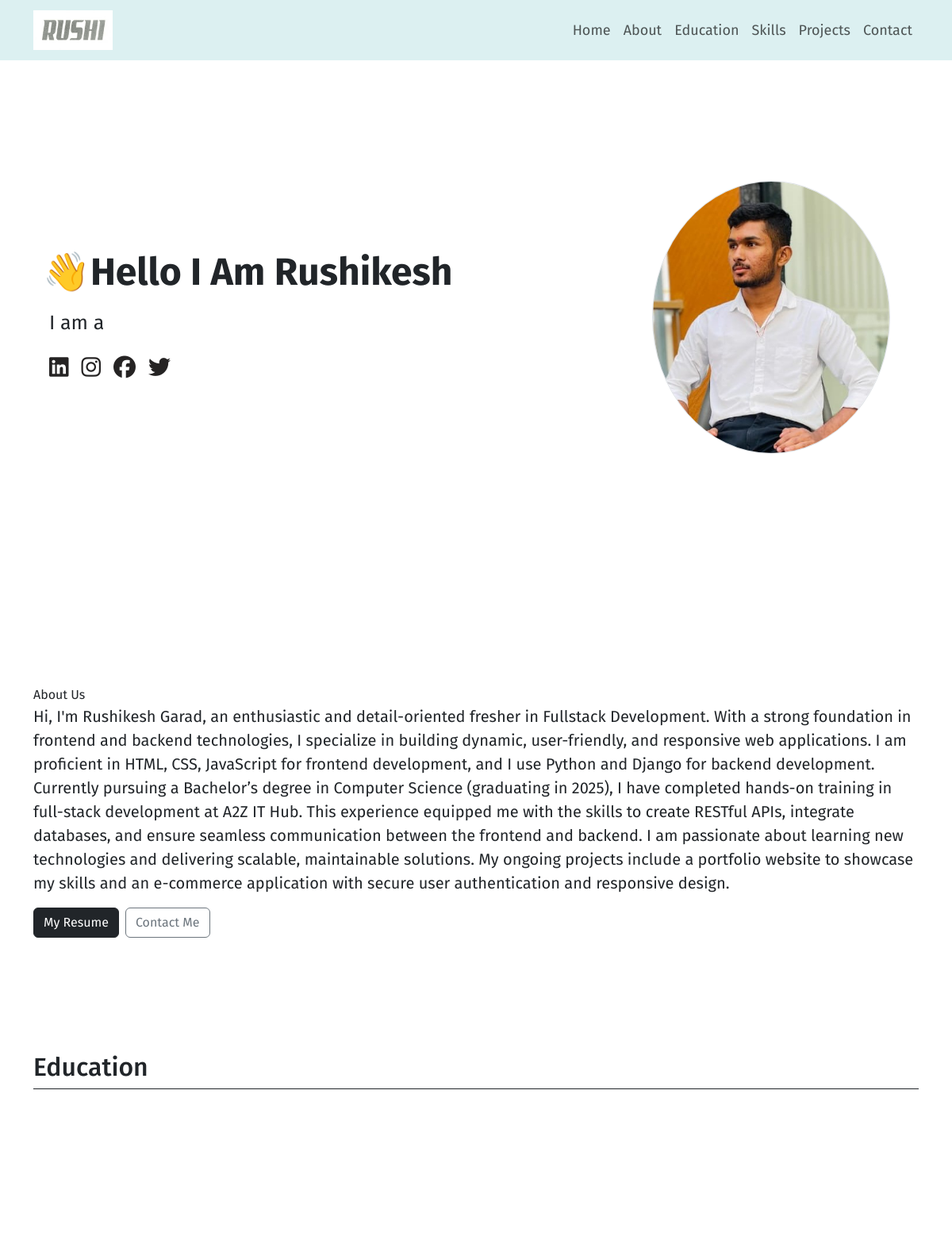
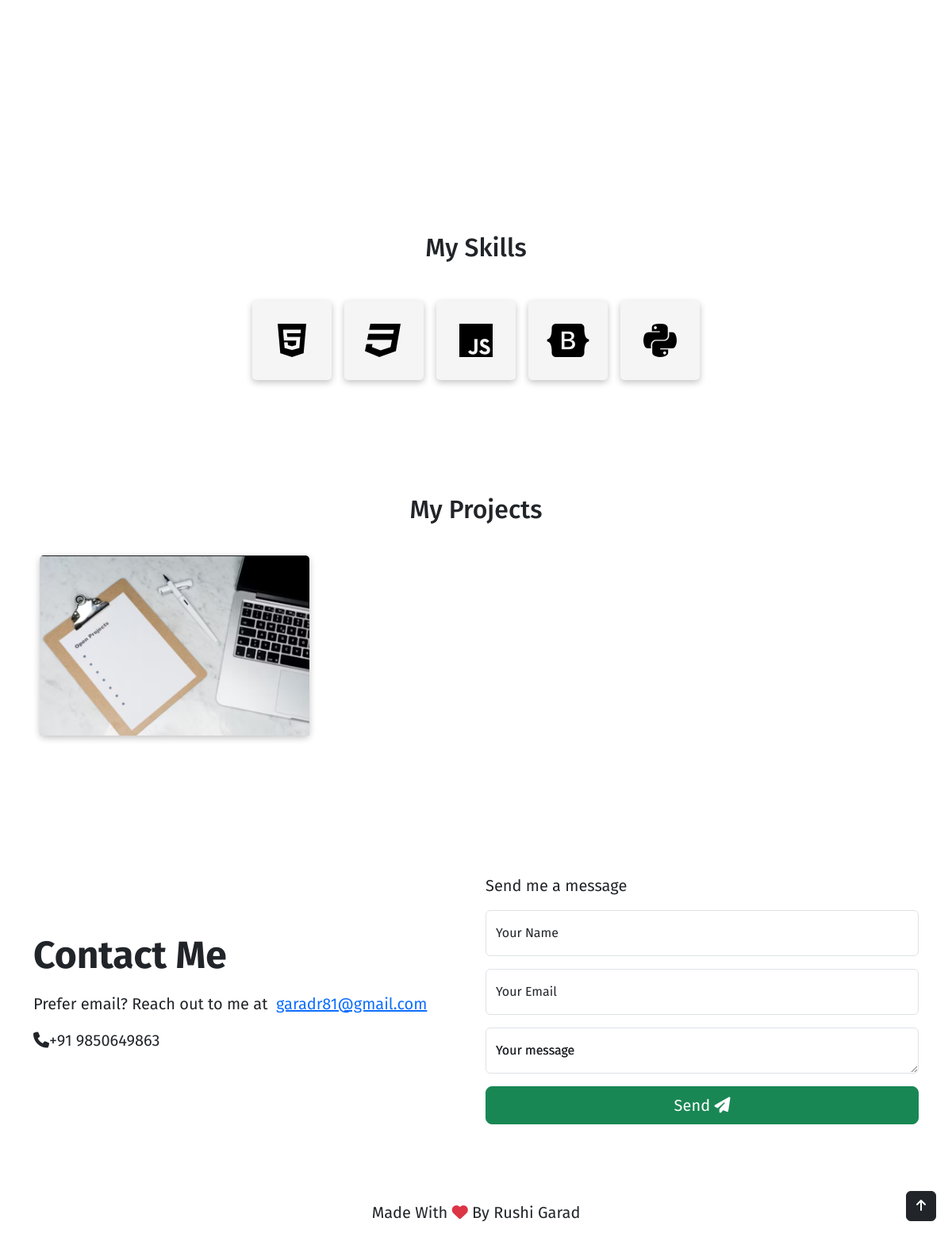
The page / on the database its author committed (2 pictures, top to bottom).
### website/models.py (models this page shows)
class nav_logo(models.Model):
    logo = models.ImageField(upload_to='static/')

class myname(models.Model):
    name = models.CharField(max_length=100)

class social_media(models.Model):
    linkedin = models.CharField(max_length=200)
    instagram = models.CharField(max_length=200)
    facebook = models.CharField(max_length=200)
    twitter = models.CharField(max_length=200)

class profile_photo(models.Model):
    profile = models.ImageField(upload_to='static/')

class about_us(models.Model):
    about_heading = models.CharField(max_length=100)
    about_details = models.TextField()
    my_resume = models.FileField(upload_to='static/')

class education(models.Model):
    degree_name = models.CharField(max_length=100)
    university_name = models.CharField(max_length=100)
    degree_compete_year = models.CharField(max_length=200)

class my_skills(models.Model):
    html = models.FileField(upload_to='static/')
    css = models.FileField(upload_to='static/')
    js = models.FileField(upload_to='static/')
    bootstrap = models.FileField(upload_to='static/')
    python = models.FileField(upload_to='static/')
    django = models.FileField(upload_to='static/')

class projects(models.Model):
    project_image = models.ImageField(upload_to='static/')
    project_name = models.CharField(max_length=200)
    project_detail = models.TextField()
    git_link = models.TextField()

class contact_me(models.Model):
    my_email = models.CharField(max_length=200)
    my_number = models.IntegerField()

### website/views.py (the view)
# urls.py: 2. Add a URL to urlpatterns:  path('', views.home, name='home')
def home(req):
    data = models.nav_logo.objects.all()
    myname = models.myname.objects.all()
    social_media = models.social_media.objects.all()
    profile_photo = models.profile_photo.objects.all()
    about_us = models.about_us.objects.all()
    education = models.education.objects.all()
    my_skills = models.my_skills.objects.all()
    projects = models.projects.objects.all()
    contact_me = models.contact_me.objects.all()
    obj = {'data':data,'myname':myname,'social_media':social_media,'profile_photo':profile_photo,'about_us':about_us,'education':education,'my_skills':my_skills,'projects':projects,'contact_me':contact_me}
    return render(req,'index.html',obj)

### template/index.html (shortened to what this page needs)
<!doctype html>
<html lang="en">
<head>
  <link href="https://cdn.jsdelivr.net/npm/bootstrap@5.3.3/dist/css/bootstrap.min.css" rel="stylesheet">
  <link rel="stylesheet" href="https://cdnjs.cloudflare.com/ajax/libs/font-awesome/6.5.1/css/all.min.css">
  <link rel="stylesheet" href="/static/style.css">
  <link href="https://unpkg.com/aos@2.3.1/dist/aos.css" rel="stylesheet">
</head>
<body>
  <header class="fixed-top" data-aos="fade-down">
    <nav class="navbar navbar-expand-lg">
      <div class="container">
        <a class="navbar-brand" href="#">
            {% for i in data%}
                <img src="/{{i.logo}}" alt="signature" width="100">
            {% endfor %}
        </a>
        <div class="collapse navbar-collapse" id="navbarSupportedContent">
          <ul class="navbar-nav ms-auto mb-2 mb-lg-0">
            <li class="nav-item">
              <a class="nav-link nav-hover" href="#home">Home</a>
            </li>
            <li class="nav-item">
              <a class="nav-link nav-hover" href="#about">About</a>
            </li>
            <li class="nav-item">
              <a class="nav-link nav-hover" href="#education">Education</a>
            </li>
            <li class="nav-item">
              <a class="nav-link nav-hover" href="#skills">Skills</a>
            </li>
            <li class="nav-item">
              <a class="nav-link nav-hover" href="#projects">Projects</a>
            </li>
            <li class="nav-item">
              <a class="nav-link nav-hover" href="#contact">Contact</a>
            </li>
          </ul>
        </div>
      </div>
    </nav>
  </header>
  <main>
    <section id="home">
      <div class="container row flex-wrap-reverse">
        <div class="col-md-8 d-flex flex-column justify-content-center" data-aos="fade-right">
            {% for i in myname%}
                <h1 class="display-5 fw-bold mb-3">👋{{i.name}} </h1>
            {% endfor %}
          <p class="px-2 flex">I am a </p>
          <div class="d-flex gap-3 fs-3 px-2">
            {% for i in social_media%}
              <A href="{{i.linkedin}}" class="list-group-item"><i   class="fa-brands fa-linkedin"></i></a>
              <A href="{{i.instagram}}" class="list-group-item"><i  class="fa-brands fa-instagram"></i></a>
              <a href="{{i.facebook}}" class="list-group-item"><i  class="fa-brands fa-facebook"></i></a>
              <A href="{{i.twitter}}" class="list-group-item"><i class="fa-brands fa-twitter"></i></a>
            {% endfor %}
          </div>
        </div>
        <div class="col-md-4 text-center" data-aos="fade-left">
          {% for i in profile_photo %}
            <img src="/{{i.profile}} " class="img-fluid border rounded-circle" alt="YASH KOLADIYA profile" loading="lazy" width="300">
          {% endfor %}
        </div>
      </div>
      <button class="btn btn-dark" id="scrollBtn">
        <i class="fa-solid fa-arrow-up"></i>
      </button>
    </section>
    <section id="about">
      <div class="container py-5 mb-5">
        {% for i in about_us %}
          <h1 class="display-5 fw-bold text-body-emphasis lh-1 mb-3" data-aos="fade-up"></h1>{{i.about_heading}}
          <p class="fs-5" data-aos="fade-up">{{i.about_details}}</p>
          <div class="d-flex gap-2" data-aos="fade-up">
            <a href="{{i.my_resume}}" class="list-group-item"><button type="button" class="btn btn-dark">My Resume</button>
              <a href="#contact" class="btn btn-outline-secondary ">Contact Me</a>
          </div>
        {% endfor%}
      </div>
    </section>
    <section id="education">
      <div class="container py-5" id="featured-3">
        <h2 class="pb-2 border-bottom border-dark" data-aos="fade-up">Education</h2>
        <div class="row g-4 py-5 row-cols-1 row-cols-lg-3">
          <div class="col p-3">
            {% for i in education %}
              <div class="education p-3 rounded" data-aos="flip-right">
                <i class="fa-solid fa-graduation-cap fs-2 mb-4"></i>
                <h3 class="fs-3">{{i.degree_name}}</h3>
                <p class="fs-5">{{i.university_name}}</p>
                <p>{{i.degree_compete_year}}</p>
              </div>
            {% endfor %}
          </div>
        </div>
      </div>
    </section>
    <section id="skills" class="py-5">
      <h2 class="text-center mb-5" data-aos="fade-up">My Skills</h2>
      <div class="container-fluid d-flex flex-wrap gap-3 align-items-center justify-content-center display-5 my_skill">
        {% for i in my_skills %}
          <a href="{{i.html}}"><i class="fa-brands fa-html5" data-aos="zoom-in"></i></a>
          <a href="{{i.css}}"><i class="fa-brands fa-css3" data-aos="zoom-in"></i></a>
          <a href="{{i.js}}"><i class="fa-brands fa-js" data-aos="zoom-in"></i></a>
          <a href="{{i.bootstrap}}"><i class="fa-brands fa-bootstrap" data-aos="zoom-in"></i></a>
          <a href="{{i.python}}"><i class="fa-brands fa-python" data-aos="zoom-in"></i></a>
        {% endfor %}
      </div>
    </section>
    <section id="projects" class="py-5 my-5">
      <h2 class="text-center" data-aos="fade-up">My Projects</h2>
      <div class="container">
        <div class="row">
          {% for i in projects %}
            <div class="col-lg-4 col-md-6">
              <div class="card" data-aos="fade-up" data-aos-anchor-placement="center-bottom">
                <img src="/{{i.project_image}}" alt="project" class="card-img-top">
              </div>
            </div>
          {% endfor %}
        </div>
      </div>
    </section>
    <section id="contact" data-aos="fade-up">
      <div class="container">
        <div class="row my-5 py-5">
          <div class="col-md-6 d-flex flex-column align-items-start justify-content-center">
            <h1 class="display-5 fw-bold mb-3">Contact Me</h1>
            {% for i in contact_me%}
              <p class="fs-5">Prefer email? Reach out to me at  <a href="mailto:YKOLADIYA193@gmail.com" target="_blank">{{i.my_email}}</a></p>
              <p class="fs-5"><i class="fa-solid fa-phone"></i>+91 {{i.my_number}}</p>
            {% endfor %}
          </div>
          <div class="col-md-6">
            <p class="fs-5">Send me a message</p>
            <form action=other_page.php method=POST/GET>
              <div class="form-floating mb-3">
                <input type="text" class="form-control" name="name" id="name" placeholder="Your name">
                <label for="name">Your Name</label>
              </div>
              <div class="form-floating mb-3">
                <input type="email" class="form-control" name="email" id="email" placeholder="name@example.com">
                <label for="email">Your Email</label>
              </div>
              <div class="form-floating mb-3">
                <textarea name="message" id="message" class="form-control" placeholder="Hello Ankit"></textarea>
                <label for="message">Your message</label>
                <label for="message">Your message</label>
              </div>
              <button class="w-100 btn btn-lg btn-success" type="submit">Send <i class="fa-solid fa-paper-plane"></i></button>
            </form>
          </div>
        </div>
      </div>
    </section>
  </main>
  <footer class="text-center">
    <p class="fs-5">Made With <i class="fa-solid text-danger fa-heart"></i> By Rushi Garad</p>
  </footer>
</body>
</html>

### static/style.css (style rules this page uses)
.navbar { background-color: #dcf0f1; }
.nav-link { font-size: 18px; position: relative; display: inline-block; }
.nav-link::before { transition: 300ms; height: 3px; content: ""; position: absolute; border-radius: 5px; background-color: #087075; }
.nav-hover::before { width: 0%; bottom: 10px; }
body { background-image: url("https://img.freepik.com/free-photo/blue-toned-collection-paper-sheets-with-copy-space_23-2148320445.jpg?w=900&t=st=1709066598~exp=1709067198~hmac=c5c0995a7289d90e1e59f33310d419716d3975cedc8f97a8f31c119f7619dcaf"); background-size: cover; background-position: center; background-attachment: fixed; overflow-x: hidden; }
body { font-family: "Fira Sans", sans-serif; }
#home { min-height: 100vh; display: flex; align-items: center; justify-content: center; }
#home a { color: rgb(37, 35, 35); }
#home p { font-size: 25px; }
#home i { cursor: pointer; transition: 0.5s; }
#scrollBtn { position: fixed; bottom: 20px; right: 20px; z-index: 999; }
#skills i { height: 100px; width: 100px; background-color: whitesmoke; border-radius: 5px; box-shadow: rgba(0, 0, 0, 0.24) 0px 3px 8px; display: flex; align-items: center; justify-content: center; }
.my_skill a { color: black; text-decoration: none; }
#projects .col-lg-4 { padding: 20px; }
#projects .card { border: none; box-shadow: rgba(0, 0, 0, 0.24) 0px 3px 8px; margin: 10px auto; cursor: pointer; position: relative; color: white; }
#education .education { cursor: pointer; box-shadow: rgba(0, 0, 0, 0.24) 0px 3px 8px; background-color: rgba(46, 223, 193, 0.5); }

### rows shown on the page
nav_logo: logo (picture)
myname: name "Hello I Am Rushikesh"
profile_photo: profile (picture)
about_us: about_heading "About Us", about_details "Hi, I'm Rushikesh Garad, an enthusiastic and detail-oriented fresher in Fullstack Development. With a strong foundation in frontend and backend technologies, I specialize in building dynamic, user-friendly, and responsive web applications. I am proficient in HTML, CSS, JavaScript for frontend development, and I use Python and Django for backend development. Currently pursuing a Bachelor’s degree in Computer Science (graduating in 2025), I have completed hands-on training in full-stack development at A2Z IT Hub. This experience equipped me with the skills to create RESTful APIs, integrate databases, and ensure seamless communication between the frontend and backend. I am passionate about…"
projects: project_image (picture)
contact_me: my_email "garadr81@gmail.com", my_number "9850649863"
